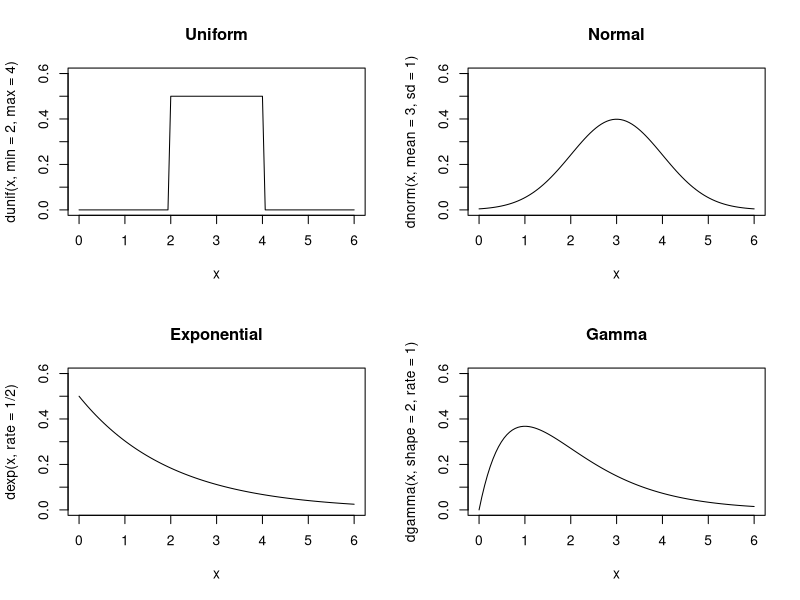
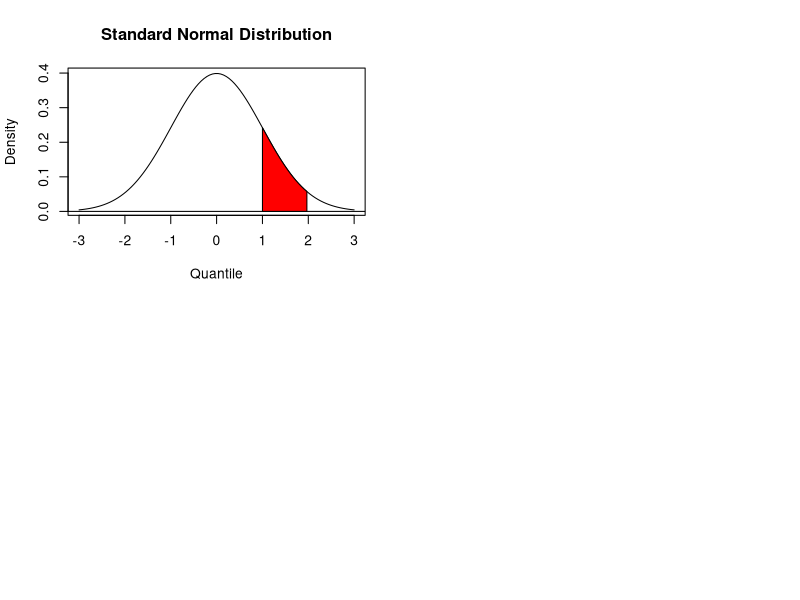
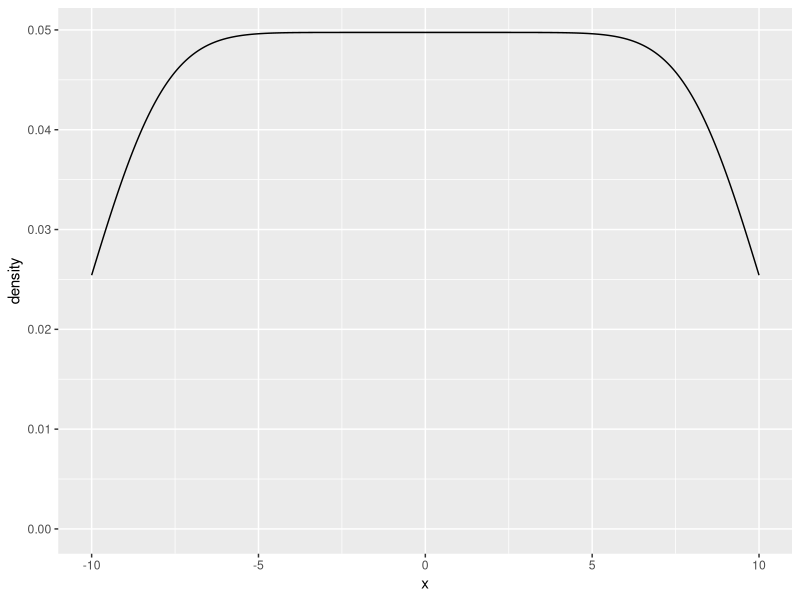
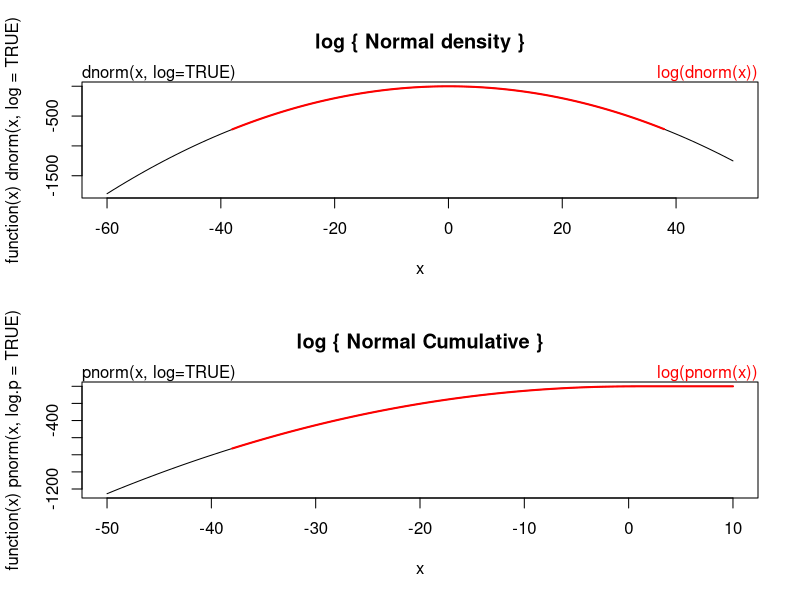
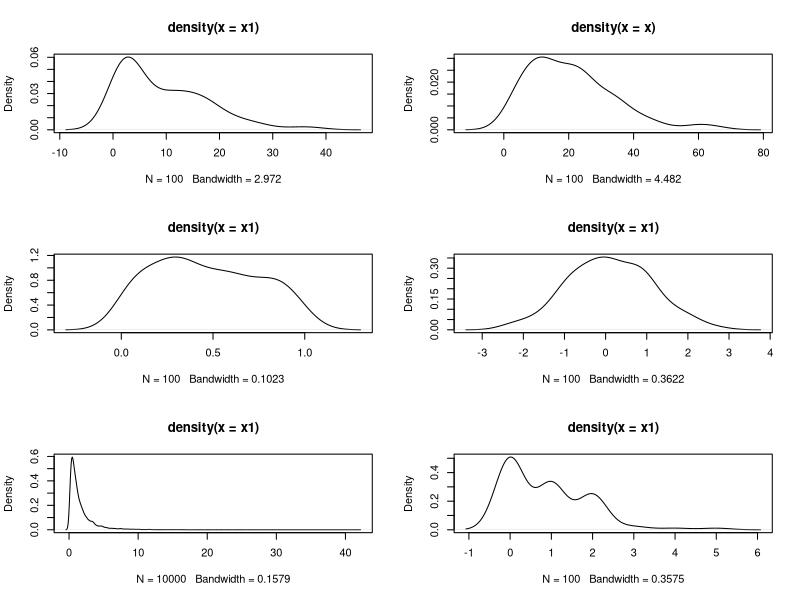
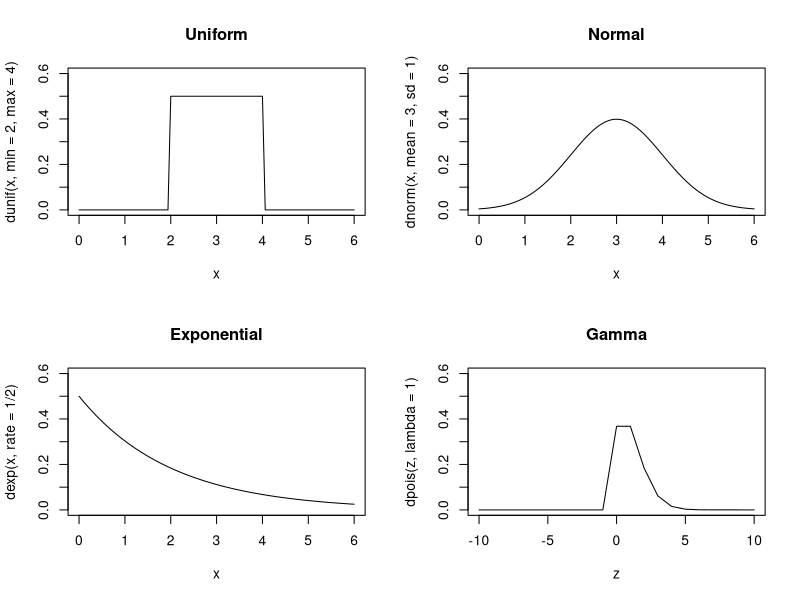

These charts were generated, in order, by the following R code:
## ---- chunk 1
knitr::opts_chunk$set(echo = TRUE)
## ---- chunk 2
library(ggplot2)
#?Normal
#?TDist
## ---- chunk 3
choose(5,3) # How many ways can we select 3 items from 5 items?
# These numbers are also known as binomial coefficients.
## ---- chunk 4
combn(1:5,3)
## ---- chunk 5
combn(c("T1","T2","T3","T4","T5"), 3)
## ---- chunk 6
runif(1)
rnorm(1)

## ---- chunk 7
runif(1, min=-3, max=3) # One uniform variate between -3 and +3
## ---- chunk 8
rnorm(1) # One standard Normal variate
## ---- chunk 9
rnorm(10, mean=100, sd=15) # One Normal variate, mean 100 and SD 15
## ---- chunk 10
rbinom(10, size=1, prob=0.5) # One binomial variate
## ---- chunk 11
rpois(10, lambda=10) # One Poisson variate
## ---- chunk 12
rexp(10, rate=0.1) # One exponential variate
## ---- chunk 13
rgamma(10, shape=2, rate=0.1) # One gamma variate
## ---- chunk 14
rnorm(3, mean=c(-10,0,+10), sd=1)
## ---- chunk 15
means <- rnorm(100, mean=0, sd=0.2)
## ---- chunk 16
set.seed(666)
runif(10)
## ---- chunk 17
n = seq(1990 , 2015 )
sample(n, 10)
## ---- chunk 18
sample(c("H","T"), 10, replace=TRUE)
## ---- chunk 19
sample(c(FALSE,TRUE), 20, replace=TRUE)
## ---- chunk 20
sample(c(FALSE,TRUE), 20, replace=TRUE, prob=c(0.2,0.8))
## ---- chunk 21
rbinom(10, 1, 0.8)
## ---- chunk 22
sample(1:10)
## ---- chunk 23
# Suppose we have a binomial random variable X over 10 trials, where each trial has
#  a success probability of 1/2. Then we can calculate the probability of observing x = 7 by calling dbinom:

dbinom(7, size=10, prob=0.5)
## ---- chunk 24
# The cumulative probability, P(X ≤ x), is given by the distribution function, 
# which is sometimes called the cumulative probability function. The distribution function for the binomial distribution is pbinom. Here is the cumulative probability for x = 7 (i.e., P(X ≤ 7)):
pbinom(7, size=10, prob=0.5)

# It appears the probability of observing X ≤ 7 is about 0.945.
## ---- chunk 25
pbinom(7, size=10, prob=0.5, lower.tail=FALSE)
## ---- chunk 26
#The interval probability, P(x1 < X ≤ x2), is the probability of observing X between the limits x1 and x2. It is simply calculated as the difference between two cumulative probabilities:
# P(X ≤ x2) − P(X ≤ x1). Here is P(3 < X ≤ 7) for our binomial variable:
pbinom(7,size=10,prob=0.5) - pbinom(3,size=10,prob=0.5)
## ---- chunk 27
pbinom(c(3,7), size=10, prob=0.5)
## ---- chunk 28
diff(pbinom(c(3,7), size=10, prob=0.5))
## ---- chunk 29
binom.test(x=39, n=215, p=.15)


## ---- chunk 30
# X ~ N(70, 3):
 pnorm(66, mean=70, sd=3)

## ---- chunk 31
# Likewise, we can use pexp to calculate the probability that an exponential variable with a mean of 40 could be less than 20:
pexp(20, rate=1/40)
## ---- chunk 32
# Just as for discrete probabilities, the functions for continuous probabilities 
# use lower.tail=FALSE to specify the survival function, P(X > x). This call to pexp gives the probability that the same exponential variable could be greater than 50:
pexp(50, rate=1/40, lower.tail=FALSE)
## ---- chunk 33
# Also like discrete probabilities, the interval probability for a continuous variable, P(x1 <X < x2), is computed as the difference between two cumulative probabilities, P(X < x2) − P(X < x1). For the same exponential variable, here is P(20 < X < 50), the probability that it could fall between 20 and 50:
 
 pexp(50,rate=1/40) - pexp(20,rate=1/40)
## ---- chunk 34
qnorm(0.05, mean=100, sd=15)
## ---- chunk 35
x <- seq(from=0, to=6, length.out=100) # Define the density domains
ylim <- c(0, 0.6)
par(mfrow=c(2,2)) # Create a 2x2 plotting area
plot(x, dunif(x,min=2,max=4), main="Uniform", # Plot a uniform density
type='l', ylim=ylim)
plot(x, dnorm(x,mean=3,sd=1), main="Normal", # Plot a Normal density
type='l', ylim=ylim)
plot(x, dexp(x,rate=1/2), main="Exponential", # Plot an exponential density
type='l', ylim=ylim)
plot(x, dgamma(x,shape=2,rate=1), main="Gamma", # Plot a gamma density
type='l', ylim=ylim)

## ---- chunk 36
x <- seq(from=-3, to=+3, length.out=100)
y <- dnorm(x)
plot(x, y, main="Standard Normal Distribution", type='l',
ylab="Density", xlab="Quantile")
abline(h=0)

# The body of the polygon follows the density curve where 1 <= z <= 2
region.x <- x[1 <= x & x <= 2]
region.y <- y[1 <= x & x <= 2]
# We add initial and final segments, which drop down to the Y axis
region.x <- c(region.x[1], region.x, tail(region.x,1))
region.y <- c( 0, region.y, 0)

polygon(region.x, region.y, density=-1, col="red")
## ---- chunk 37

## ---- chunk 38
x = seq(from = -10,to = 10 ,by = 0.1)
y = dnorm(x)
df = data.frame(x ,y)
head(df)
ggplot(data = df ,mapping =  aes(x = x  )) + 
  geom_density()
## ---- chunk 39
dnorm(0) == 1/sqrt(2*pi)
dnorm(1) == exp(-1/2)/sqrt(2*pi)
dnorm(1) == 1/sqrt(2*pi*exp(1))

## Using "log = TRUE" for an extended range :
par(mfrow = c(2,1))
plot(function(x) dnorm(x, log = TRUE), -60, 50,
     main = "log { Normal density }")
curve(log(dnorm(x)), add = TRUE, col = "red", lwd = 2)
mtext("dnorm(x, log=TRUE)", adj = 0)
mtext("log(dnorm(x))", col = "red", adj = 1)

plot(function(x) pnorm(x, log.p = TRUE), -50, 10,
     main = "log { Normal Cumulative }")
curve(log(pnorm(x)), add = TRUE, col = "red", lwd = 2)
mtext("pnorm(x, log=TRUE)", adj = 0)
mtext("log(pnorm(x))", col = "red", adj = 1)

## if you want the so-called 'error function'
erf <- function(x) 2 * pnorm(x * sqrt(2)) - 1
## (see Abramowitz and Stegun 29.2.29)
## and the so-called 'complementary error function'
erfc <- function(x) 2 * pnorm(x * sqrt(2), lower = FALSE)
## and the inverses
erfinv <- function (x) qnorm((1 + x)/2)/sqrt(2)
erfcinv <- function (x) qnorm(x/2, lower = FALSE)/sqrt(2)
## ---- chunk 40
par(mfrow=c(3,2)) # Create a 2x2 plotting area
x1 =rexp(100 , rate = 0.1)
plot(density(x1))
x = rgamma(n = 100 , shape = 2 , rate = 0.1)
plot(density(x))
x1 =runif(100 )
plot(density(x1))
x1 = rnorm(100)
plot(density(x1))


x1 = rlnorm(10000) # log norm 
plot(density(x1))

rnbinom(n =1000 , size = 2 , prob  = .5)

x1 = rpois(100 , lambda = 1)
plot(density(x1))

## ---- chunk 41
x <- seq(from=0, to=6, length.out=100) # Define the density domains
ylim <- c(0, 0.6)
par(mfrow=c(2,2)) # Create a 2x2 plotting area
plot(x, dunif(x,min=2,max=4), main="Uniform", # Plot a uniform density
type='l', ylim=ylim)
plot(x, dnorm(x,mean=3,sd=1), main="Normal", # Plot a Normal density
type='l', ylim=ylim)
plot(x, dexp(x,rate=1/2), main="Exponential", # Plot an exponential density
type='l', ylim=ylim)

z = seq(from=-10, to=10, by =1)
plot(z , dpois(z,lambda = 1), main="Gamma", # Plot a gamma density
type='l', ylim=ylim)




